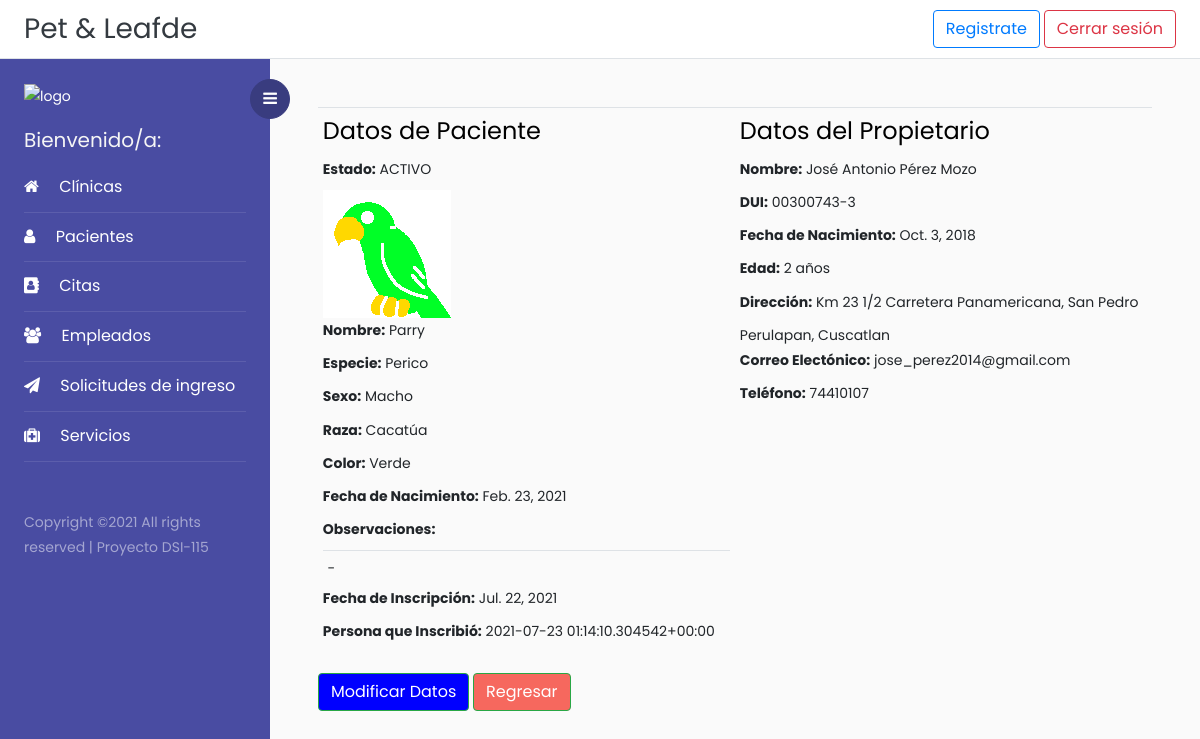
/detallePaciente/3 (signed in), run on an earlier commit of the app's database.
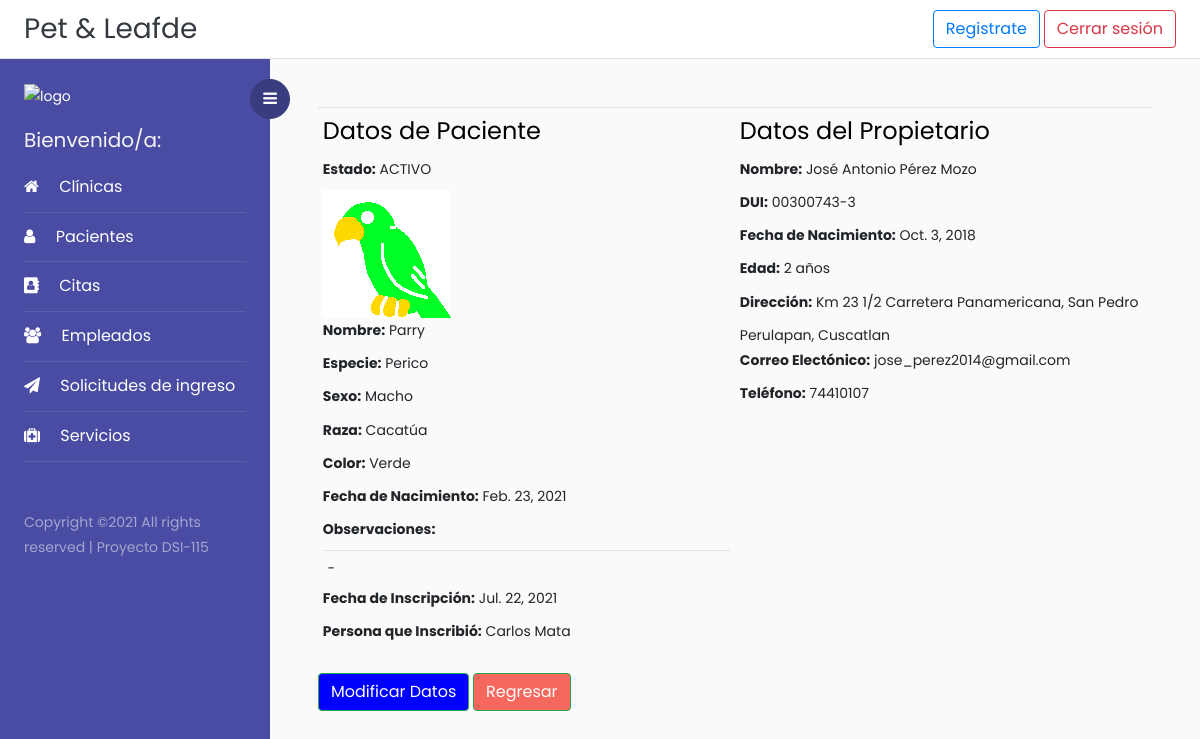
And on a later commit of the database.
### Veterinaria/models.py (models this page shows, shortened)
class Paciente(models.Model):
    id = models.AutoField(primary_key=True)
    foto = models.ImageField(upload_to='fotos', null = True)
    nombrePac = models.CharField(max_length=50,help_text="", validators=[solo_Letras])
    SEXO = (('m','Macho'),('h', 'Hembra'))# Estructura para la selección del sexo del paciente
    sexo = models.CharField(max_length=10, choices=SEXO, blank=True, help_text='')
    especie = models.CharField(max_length=50, help_text="", validators=[solo_Letras])
    raza = models.CharField(max_length=50,help_text="", validators=[solo_Letras])
    color = models.CharField(max_length=50,help_text="", validators=[solo_Letras])
    fechaNacimPac = models.DateField(null=False, blank=True, validators=[validar_Fecha])
    observaciones = models.CharField(max_length=500, null = True, blank=True)
    fechaInscrip = models.DateField(auto_now_add = True)# fecha de inscripcion del paciente
    personaInscrip = models.CharField(max_length=70,help_text="", validators=[solo_Letras])
    activo = models.BooleanField(blank=True,  default=1)
    propietario = models.ForeignKey('Propietario', on_delete = models.SET_NULL, null=True)

class Propietario(models.Model):
    dui = models.CharField(max_length=10, help_text="########-#", primary_key=True,validators=[formato_Dui])
    nombre = models.CharField(max_length=100, validators=[solo_Letras])
    apellido = models.CharField(max_length=100, validators=[solo_Letras])
    fechaNacim = models.DateField(validators=[validar_Fecha])
    edad = models.IntegerField(help_text="Se calculará automaticamente",validators=[solo_Numeros])
    direccion = models.CharField(max_length=100,help_text="Calle, Colonia, Cantón ...")
    departamento = models.ForeignKey('Departamento', on_delete = models.SET_NULL, null=True)
    municipio = models.ForeignKey('Municipio', on_delete = models.SET_NULL, null=True)
    correo = models.CharField(max_length=50,help_text="")
    telefono = models.CharField(max_length=9,help_text="####-####",validators=[formato_Telefono])
    def __str__(self): #Para que retorne el nombre y no el Id
        return self.nombre + " " + self.apellido

class Municipio(models.Model):
    id = models.IntegerField(primary_key = True)
    nombre = models.CharField(max_length = 100, help_text = "Ingrese un municipio")
    departamento = models.ForeignKey('Departamento', on_delete = models.CASCADE)
    def __str__(self):
        return self.nombre

class Departamento(models.Model):
    id = models.IntegerField(primary_key = True)
    nombre = models.CharField(max_length = 100, help_text = "Ingrese un departamento")
    def __str__(self):
        return self.nombre

### Veterinaria/views.py (the view)
# urls.py: path('detallePaciente/<int:pk>', login_required(DetallePaciente.as_view()), name='detalle_paciente'),
class DetallePaciente(DetailView):
    model = Paciente
    template_name = 'Plantillas/detallePaciente.html'
    form_class = PacienteForm
    context_object_name = 'paciente'

### Veterinaria/templates/Plantillas/detallePaciente.html
{% extends 'base.html' %}
{% block content %}
<table  class="table table-sm">
<tr>
<td width="300">
    <div>
        <h4>Datos de Paciente</h4>
    </div>
    <div>
        <B><label>Estado: </label></B> {% if paciente.activo == True %} ACTIVO {% else %} INACTIVO{%endif%}
    </div>
    <div>
        <img src=" {{ paciente.foto.url }}"/>
    </div>
    <div>
        <B><label>Nombre: </label></B>    {{paciente.nombrePac}}
    </div>
    <div>
        <B><label>Especie: </label></B>    {{paciente.especie}}
    </div>
    <div>
        <B><label>Sexo: </label></B>    {% if paciente.sexo == 'h' %}Hembra{%else%}Macho{%endif%}
    </div>
    <div>
        <B><label>Raza: </label></B>    {{paciente.raza}}
    </div>
    <div>
        <B><label>Color: </label></B>    {{paciente.color}}
    </div>
    <div>
        <B><label>Fecha de Nacimiento: </label></B>    {{paciente.fechaNacimPac}}
    </div>
    <div>
        <B><label>Observaciones: </label></B><br>
        <table>
            <tr>
                <td width="800">
                    {% if paciente.observaciones == None %}
                        -
                    {%else%}
                        <p>{{paciente.observaciones}}</p>
                    {%endif%}
                </td>
            </tr>
        </table>
    </div>
    <div>
        <B><label>Fecha de Inscripción: </label></B>    {{paciente.fechaInscrip}}
    </div>
    <div>
        <B><label>Persona que Inscribió: </label></B>    {{paciente.personaInscrip}}
    </div>
</td>
<td width="300">
    <div>
        <h4>Datos del Propietario</h4>
    </div>
    <div>
        <B><label>Nombre: </label></B>    {{paciente.propietario}}
    </div>
    <div>
        <B><label>DUI: </label></B>    {{paciente.propietario.dui}}
    </div>
    <div>
        <B><label>Fecha de Nacimiento: </label></B>    {{paciente.propietario.fechaNacim}}
    </div>
    <div>
        <B><label>Edad: </label></B>    {{paciente.propietario.edad}} años
    </div>
    <div>
        <B><label>Dirección: </label></B>    {{paciente.propietario.direccion}}, {{paciente.propietario.municipio}}, {{paciente.propietario.departamento}}
    </div>
    <div>
        <B><label>Correo Electónico: </label></B>    {{paciente.propietario.correo}}
    </div>
    <div>
        <B><label>Teléfono: </label></B>    {{paciente.propietario.telefono}}
    </div>
</td>
</tr>
</table>
<div>
    <a href="{% url 'modificar_paciente' paciente.pk %}" class="btn btn-success" style="color:white; background-color:blue">Modificar Datos</a>
    <a href="javascript: history.go(-1)" class="btn btn-success" style="color:white; background-color:#f6685e">Regresar</a>
</div>
{% endblock content%}

What changed in the data, as far as the page shows it:
changed Paciente "Parry": personaInscrip "2021-07-23 01:14:10.304542+00:00" → "Carlos Mata"
